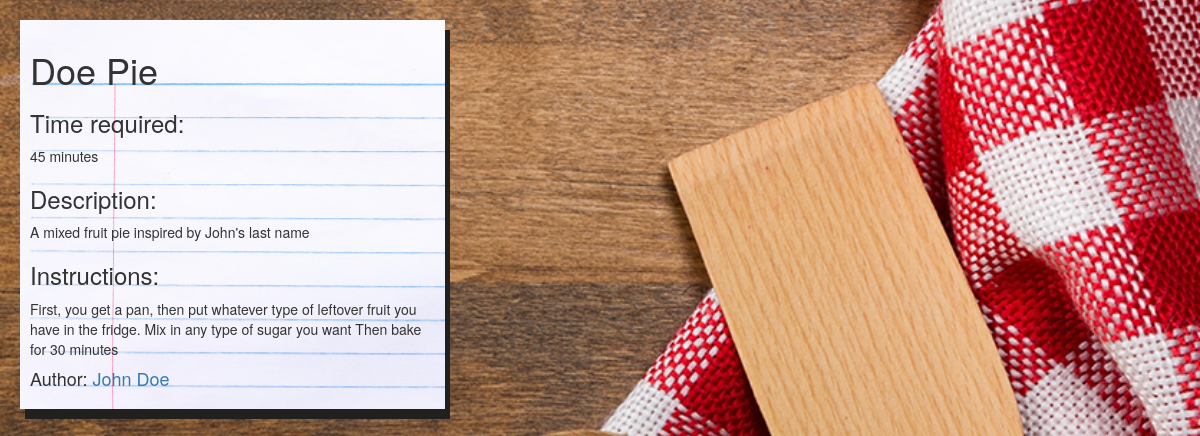
Page /recipe/1/ on the committed database.
### recipes/models.py (models this page shows)
class Recipe(models.Model):
    title = models.CharField(max_length=50)
    author = models.ForeignKey(Author, on_delete=models.CASCADE)
    description = models.TextField()
    time_required = models.CharField(max_length=80)
    instructions = models.TextField()
    def __str__(self):
        return self.title

class Author(models.Model):
    name = models.CharField(max_length=100)
    bio = models.TextField()
    def __str__(self):
        return self.name

### recipes/views.py (the view)
# urls.py: path('recipe/<int:recipe_id>/', recipe_detail_view),
def recipe_detail_view(request, recipe_id):
    my_recipe = Recipe.objects.filter(id=recipe_id).first()
    return render(request, 'recipe_detail.html', {"recipe": my_recipe})

### templates/recipe_detail.html
{% extends 'base.html' %}
{% block content %}
<div class="notebook-container">
<h1>{{recipe}}</h1>
<h3>Time required: </h3><p>{{ recipe.time_required }}</p>
<h3>Description: </h3><p>{{ recipe.description }}</p>
<h3>Instructions: </h3><p>{{ recipe.instructions }}</p>
<h4>Author: <a href="/author/{{recipe.author.id}}">{{recipe.author}}</a></h4>
</div>
{% endblock %}

### recipes/static/css/style.css (style rules this page uses)
body { background: url("/static/images/recipe_bg.jpg") no-repeat center center fixed; background-size: cover; height: 100%; overflow: hidden; }
.notebook-container { background-image: url("/static/images/notebook.jpg"); background-color: green; height: auto; width: 425px; padding: 10px; margin: 20px; box-shadow: 5px 10px #221f1f; }

### rows in the picture
Recipe: title "Doe Pie", time_required "45 minutes", description "A mixed fruit pie inspired by John's last name", instructions "First, you get a pan, then put whatever type of leftover fruit you have in the fridge. Mix in any type of sugar you want Then bake for 30 minutes", author "John Doe"
